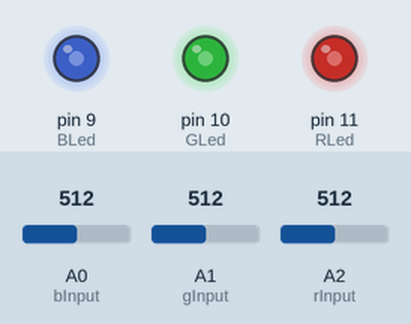
The sketch below on a simulated Arduino Uno, built with avr-gcc and run on an emulated ATmega328P. On the bench: output pins drawn as LEDs (lit = HIGH). The inputs (shaded band) are chosen by the test bench; at power-on: A0 (bInput) = 512, A1 (gInput) = 512, A2 (rInput) = 512.

Above: at 1.2 s.
1.3 s: A0 (bInput) set to 716
At 1.7 s:
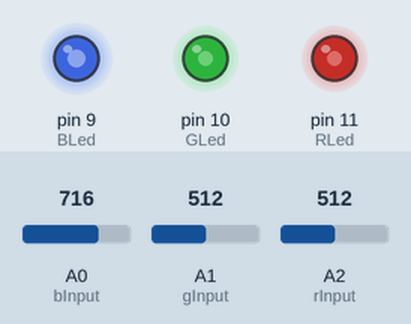
2.8 s: A1 (gInput) set to 716
At 4.0 s:
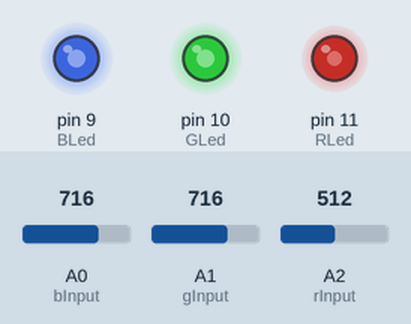
4.3 s: A2 (rInput) set to 716
At 5.2 s:
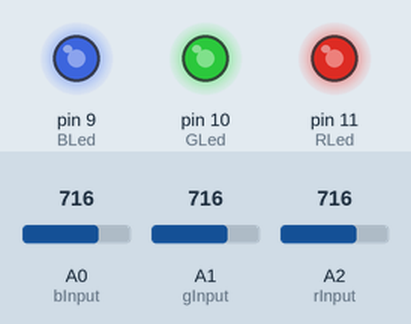
5.8 s: A0 (bInput) set to 900
At 6.4 s:
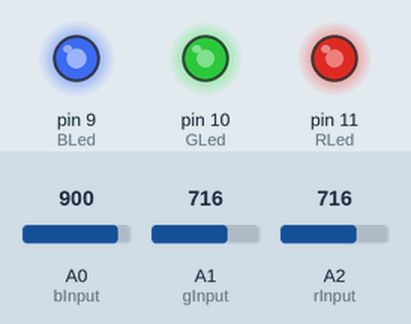
7.3 s: A1 (gInput) set to 900
At 8.5 s:
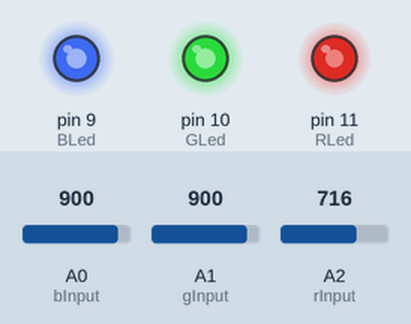
8.8 s: A2 (rInput) set to 900
At 9.8 s:
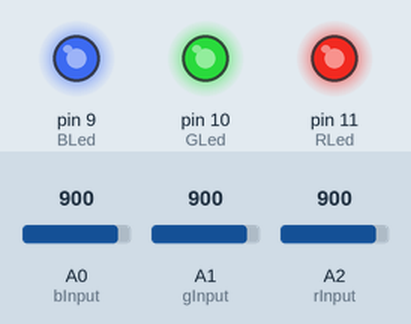
Timing chart, 0 to 11.3 s (numbered marks = the images above; inputs shaded):
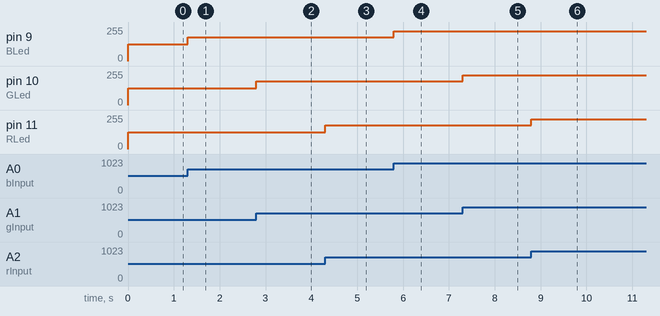

The sketch:

rgbled.ino
```cpp
const int rInput = A2;
const int gInput =A1;
const int bInput = A0;
const int RLed = 11;
const int GLed = 10;
const int BLed = 9;
int R;
int G;
int B;
const int maxInValue  = 1023;
const int maxValue = 255;
const int minInValue = 0;
const int minValue = 0;


void setup() {
  pinMode(rInput, INPUT);
  pinMode(gInput, INPUT);
  pinMode(bInput, INPUT);

  pinMode(RLed, OUTPUT);
  pinMode(GLed, OUTPUT);
  pinMode(BLed, OUTPUT);
}

void loop(){
  R = map(analogRead(rInput), minInValue, maxInValue, minValue, maxValue);
  G = map(analogRead(gInput), minInValue, maxInValue, minValue, maxValue);
  B = map(analogRead(bInput), minInValue, maxInValue, minValue, maxValue);
  analogWrite(RLed, R);
  analogWrite(GLed, G);
  analogWrite(BLed, B);
}
```

Measured:
- after the input at 1.3 s, pin 9 (BLed): 127/255 → 178/255 at once
- after the input at 2.8 s, pin 10 (GLed): 127/255 → 178/255 at once
- after the input at 4.3 s, pin 11 (RLed): 127/255 → 178/255 at once
- after the input at 5.8 s, pin 9 (BLed): 178/255 → 224/255 at once
- after the input at 7.3 s, pin 10 (GLed): 178/255 → 224/255 at once
- after the input at 8.8 s, pin 11 (RLed): 178/255 → 224/255 at once
